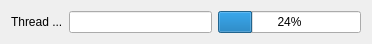
<?xml version="1.0" encoding="UTF-8"?>
<ui version="4.0">
 <class>ThreadWidget</class>
 <widget class="QWidget" name="ThreadWidget">
  <property name="geometry">
   <rect>
    <x>0</x>
    <y>0</y>
    <width>372</width>
    <height>39</height>
   </rect>
  </property>
  <property name="windowTitle">
   <string>Form</string>
  </property>
  <layout class="QHBoxLayout" name="horizontalLayout">
   <item>
    <widget class="QLabel" name="label">
     <property name="text">
      <string>Thread ...</string>
     </property>
    </widget>
   </item>
   <item>
    <widget class="QLineEdit" name="lineEdit"/>
   </item>
   <item>
    <widget class="QProgressBar" name="progressBar">
     <property name="value">
      <number>24</number>
     </property>
    </widget>
   </item>
  </layout>
 </widget>
 <resources/>
 <connections/>
</ui>
